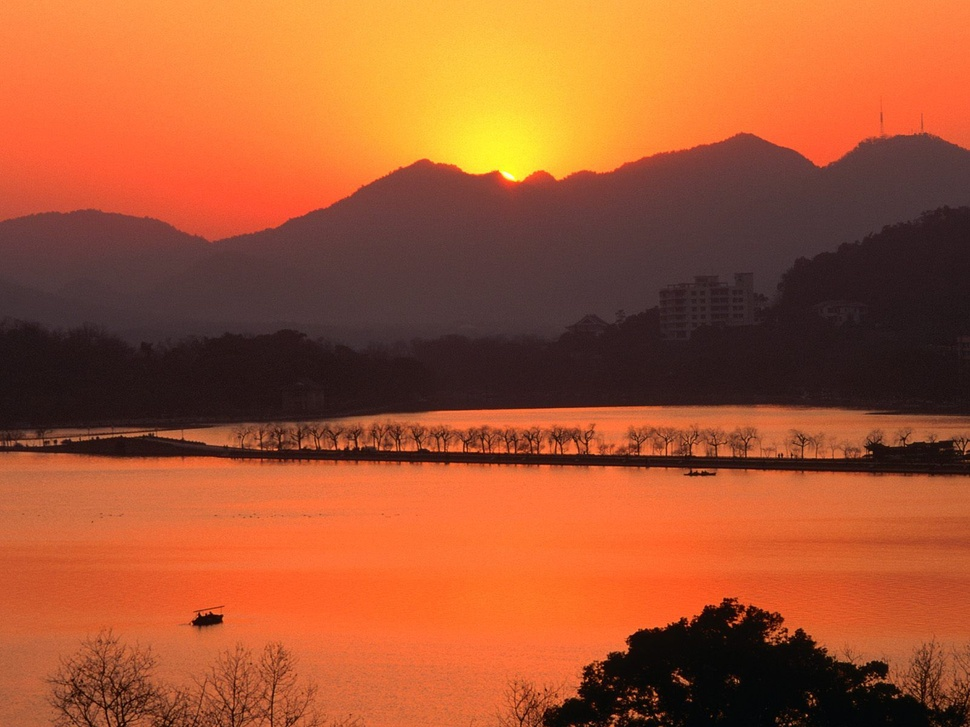
#> input picture pic/wl1.jpg, 970 x 727 px, shrunk from 1600 x 1200 before the run, found by its file name
$ python as.py
#> lines starting #> are read from the running program, lines starting #| are printed output that depends on the picture
### change.py
import cv2
from numpy import *
def change(l_s,l_t):
    row,N=l_s.shape
    ave_s=average(l_s.T,0)
    ave_t=average(l_t.T,0)
    std_s=std(l_s.T,0)
    std_t=std(l_t.T,0)
    l_s=l_s-ave_s[:,None]
    trans=(std_t/std_s)
    trans=array([[trans[0],0,0],
                 [0,trans[1],0],
                 [0,0,trans[2]]])
#do some change
    l_s=dot(trans,l_s)
    l_s=l_s+ave_t[:,None]
    return l_s

### RGBtol.py
import cv2
from numpy import *
def RGBtol(img):
    RGBtoLMS=array([[0.3811,0.5783,0.0402],
          [0.1967,0.7244,0.0782],
          [0.0241,0.1288,0.8444]]);
    temp0=array([[1/sqrt(3),0,0],
                  [0,1/sqrt(6),0],
                  [0,0,1/sqrt(2)]])
    temp1=array([[1,1,1],
                 [1,1,-2],
                 [1,-1,0]])
    LMStol=dot(temp0,temp1)
    temp2=array([[1,1,1],
                 [1,1,-1],
                 [1,-2,0]])
    temp3=array([[sqrt(3)/3,0,0],
                 [0,sqrt(6)/6,0],
                 [0,0,sqrt(2)/2]])
    ltoLMS=dot(temp2,temp3)
    LMStoRGB=array([[4.4679,-3.5873,0.1193],
                    [-1.2186,2.3809,-0.1624],
                    [0.0497,-0.2439,1.2045]])
    Z=array(img.reshape((-1,3)))
    Z=array([Z[:,2],Z[:,1],Z[:,0]])
    LMS=dot(RGBtoLMS,Z)
    LMS=log(LMS+0.001)
    l=dot(LMStol,LMS)
    return l


### ltoRGB.py
import cv2
from numpy import *
def ltoRGB(l):

    temp2=array([[1,1,1],
                 [1,1,-1],
                 [1,-2,0]])
    temp3=array([[sqrt(3)/3,0,0],
                 [0,sqrt(6)/6,0],
                 [0,0,sqrt(2)/2]])
    ltoLMS=dot(temp2,temp3)
    LMStoRGB=array(
        [[4.4679,-3.5873,0.1193],
         [-1.2186,2.3809,-0.1624],
         [0.0497,-0.2439,1.2045]
         ]
        );

    LMS=dot(ltoLMS,l)
    LMS=exp(LMS)
    RGB=dot(LMStoRGB,LMS)
    RGB=array([RGB[2,:],RGB[1,:],RGB[0,:]])
    RGB[RGB>255]=255
    RGB[RGB<0]=0
    RGB=RGB.T
    print RGB.shape
    return RGB

### as.py
import cv2
from numpy import *
from RGBtol import *
from ltoRGB import *
from change import *
filename_s = '/home/gq/Desktop/pic/wl1.jpg'
filename_t = '/home/gq/Desktop/pic/wl2.jpg'
img_s= cv2.imread(filename_s)
#> img_s is the input picture: shape (727, 970, 3); mean B, G, R 48.2, 86, 164.3
img_t=cv2.imread(filename_t)
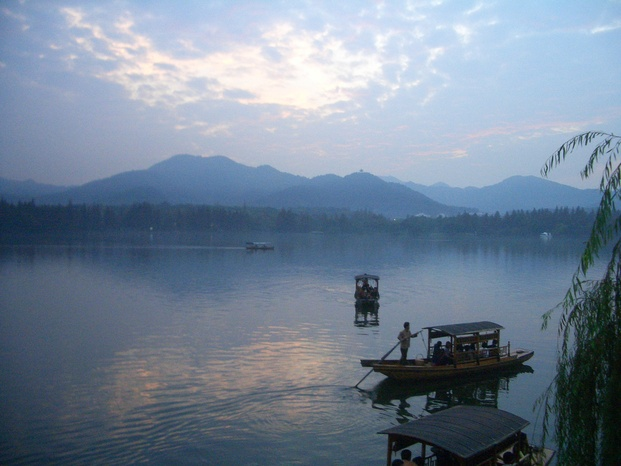
#> input picture pic/wl2.jpg, 621 x 466 px, shrunk from 1024 x 768 before the run, found by its file name
#> img_t is the input picture: shape (466, 621, 3); mean B, G, R 149.4, 131.2, 115.7

l_s=RGBtol(img_s)
l_t=RGBtol(img_t)
l_s=change(l_s,l_t)
#> in change, `ave_s=average(l_s.T,0)`: ave_s = [7.38, 0.448, 0.0989]
#> in change, `ave_t=average(l_t.T,0)`: ave_t = [8.21, -0.121, -0.0266]
#> in change, `std_s=std(l_s.T,0)`: std_s = [1.22, 0.291, 0.0427]
#> in change, `std_t=std(l_t.T,0)`: std_t = [1.1, 0.104, 0.023]
#> in change, `trans=(std_t/std_s)`: trans = [0.896, 0.358, 0.537]
#> in change, `trans=array([[trans[0],0,0], [0,trans[1],0], [0,0,trans[2]]])`: trans = [[0.896, 0, 0], [0, 0.358, 0], [0, 0, 0.537]]
RGB=ltoRGB(l_s)
#| (705190, 3)
zz=array(RGB.reshape(img_s.shape))
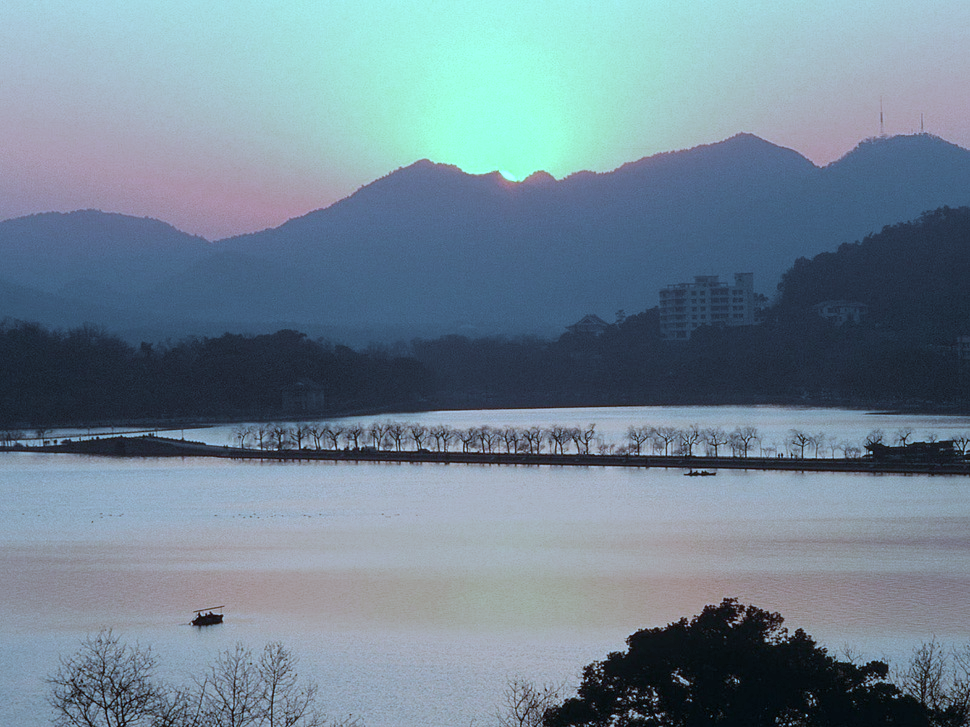
#> zz: shape (727, 970, 3) float64; mean B, G, R 147.6, 133, 113
zz=zz.astype('uint8')
cv2.imshow('Trans',zz)
cv2.waitKey(0)
cv2.imwrite('/home/gq/Desktop/pic/bb.jpg',zz)
